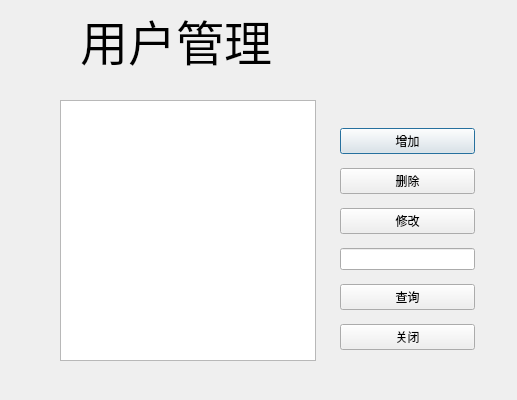
<?xml version="1.0" encoding="UTF-8"?>
<ui version="4.0">
 <class>Dialog</class>
 <widget class="QDialog" name="Dialog">
  <property name="geometry">
   <rect>
    <x>0</x>
    <y>0</y>
    <width>517</width>
    <height>400</height>
   </rect>
  </property>
  <property name="windowTitle">
   <string>Dialog</string>
  </property>
  <widget class="QLabel" name="label">
   <property name="geometry">
    <rect>
     <x>80</x>
     <y>10</y>
     <width>211</width>
     <height>61</height>
    </rect>
   </property>
   <property name="font">
    <font>
     <family>微软雅黑</family>
     <pointsize>36</pointsize>
    </font>
   </property>
   <property name="text">
    <string>用户管理</string>
   </property>
  </widget>
  <widget class="QTableView" name="tableView">
   <property name="geometry">
    <rect>
     <x>60</x>
     <y>100</y>
     <width>256</width>
     <height>261</height>
    </rect>
   </property>
  </widget>
  <widget class="QWidget" name="layoutWidget">
   <property name="geometry">
    <rect>
     <x>340</x>
     <y>120</y>
     <width>135</width>
     <height>241</height>
    </rect>
   </property>
   <layout class="QVBoxLayout" name="verticalLayout">
    <item>
     <widget class="QPushButton" name="pushButton_2">
      <property name="text">
       <string>增加</string>
      </property>
     </widget>
    </item>
    <item>
     <widget class="QPushButton" name="pushButton_3">
      <property name="text">
       <string>删除</string>
      </property>
     </widget>
    </item>
    <item>
     <widget class="QPushButton" name="pushButton_4">
      <property name="text">
       <string>修改</string>
      </property>
     </widget>
    </item>
    <item>
     <widget class="QLineEdit" name="lineEdit"/>
    </item>
    <item>
     <widget class="QPushButton" name="pushButton_5">
      <property name="text">
       <string>查询</string>
      </property>
     </widget>
    </item>
    <item>
     <widget class="QPushButton" name="pushButton">
      <property name="text">
       <string>关闭</string>
      </property>
     </widget>
    </item>
   </layout>
  </widget>
 </widget>
 <resources/>
 <connections>
  <connection>
   <sender>pushButton</sender>
   <signal>clicked()</signal>
   <receiver>Dialog</receiver>
   <slot>btnClose()</slot>
   <hints>
    <hint type="sourcelabel">
     <x>415</x>
     <y>332</y>
    </hint>
    <hint type="destinationlabel">
     <x>541</x>
     <y>341</y>
    </hint>
   </hints>
  </connection>
  <connection>
   <sender>pushButton_2</sender>
   <signal>clicked()</signal>
   <receiver>Dialog</receiver>
   <slot>btnInsert()</slot>
   <hints>
    <hint type="sourcelabel">
     <x>372</x>
     <y>144</y>
    </hint>
    <hint type="destinationlabel">
     <x>479</x>
     <y>109</y>
    </hint>
   </hints>
  </connection>
  <connection>
   <sender>pushButton_3</sender>
   <signal>clicked()</signal>
   <receiver>Dialog</receiver>
   <slot>btnDelete()</slot>
   <hints>
    <hint type="sourcelabel">
     <x>403</x>
     <y>188</y>
    </hint>
    <hint type="destinationlabel">
     <x>477</x>
     <y>163</y>
    </hint>
   </hints>
  </connection>
  <connection>
   <sender>pushButton_4</sender>
   <signal>clicked()</signal>
   <receiver>Dialog</receiver>
   <slot>btnUpdate()</slot>
   <hints>
    <hint type="sourcelabel">
     <x>387</x>
     <y>226</y>
    </hint>
    <hint type="destinationlabel">
     <x>469</x>
     <y>206</y>
    </hint>
   </hints>
  </connection>
  <connection>
   <sender>pushButton_5</sender>
   <signal>clicked()</signal>
   <receiver>Dialog</receiver>
   <slot>btnQuery()</slot>
   <hints>
    <hint type="sourcelabel">
     <x>443</x>
     <y>295</y>
    </hint>
    <hint type="destinationlabel">
     <x>472</x>
     <y>294</y>
    </hint>
   </hints>
  </connection>
 </connections>
 <slots>
  <signal>signaltableview()</signal>
  <slot>btnClose()</slot>
  <slot>btnInsert()</slot>
  <slot>btnDelete()</slot>
  <slot>btnUpdate()</slot>
  <slot>btnQuery()</slot>
 </slots>
</ui>
